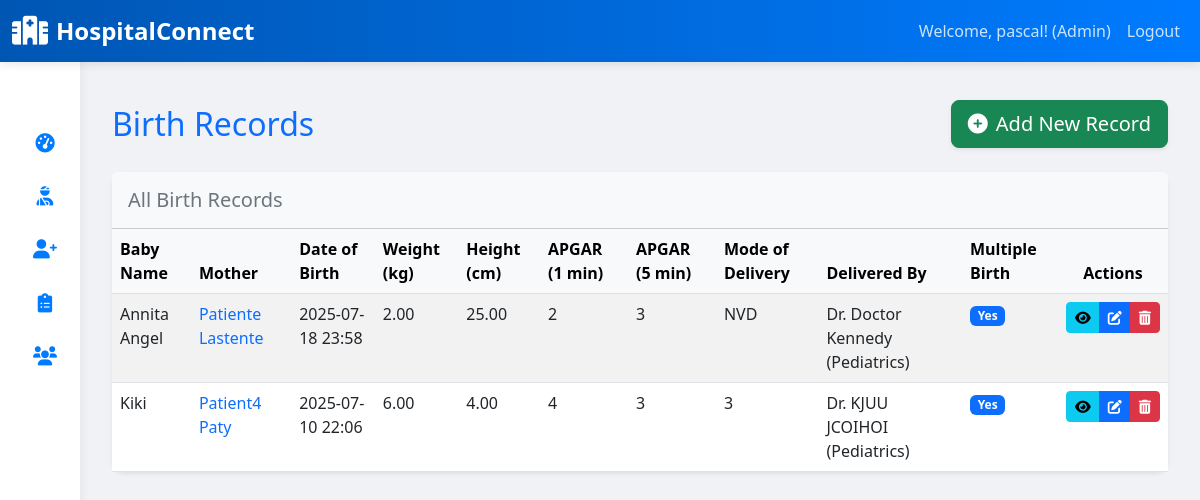
Page /birth-records/ (signed in) on the earlier database version.
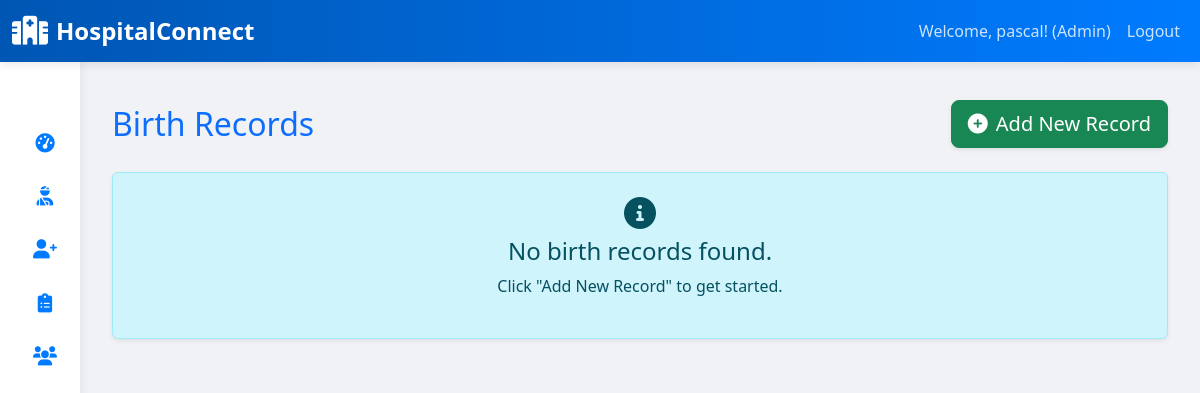
Same page on the later database version.
### clinical_app/models.py (models this page shows, shortened)
class BirthRecord(models.Model):
    patient = models.ForeignKey(Patient, on_delete=models.CASCADE, related_name='birth_records', help_text="Link to the mother's patient record")
    baby_name = models.CharField(max_length=100, blank=True, null=True)
    date_of_birth = models.DateTimeField()
    gender = models.CharField(max_length=10, choices=User.gender_choices)
    weight_kg = models.DecimalField(max_digits=5, decimal_places=2)
    height_cm = models.DecimalField(max_digits=5, decimal_places=2, blank=True, null=True)
    apgar_score_1min = models.IntegerField(null=True, blank=True)
    apgar_score_5min = models.IntegerField(null=True, blank=True)
    mode_of_delivery = models.CharField(max_length=50, blank=True, null=True)
    delivered_by = models.ForeignKey(Doctor, on_delete=models.SET_NULL, null=True, blank=True, related_name='deliveries')
    delivery_notes = models.TextField(blank=True, null=True)
    is_multiple_birth = models.BooleanField(default=False)

class Patient(models.Model):
    user = models.OneToOneField(User, on_delete=models.CASCADE, primary_key=True, limit_choices_to={'user_type': 'patient'})
    patient_id = models.CharField(max_length=20, unique=True, editable=False) # Auto-generated patient ID
    blood_group_choices = (
        ('A+', 'A+'), ('A-', 'A-'),
        ('B+', 'B+'), ('B-', 'B-'),
        ('AB+', 'AB+'), ('AB-', 'AB-'),
        ('O+', 'O+'), ('O-', 'O-'),
    )
    blood_group = models.CharField(max_length=5, choices=blood_group_choices, blank=True, null=True)
    emergency_contact_name = models.CharField(max_length=100)
    emergency_contact_phone = models.CharField(max_length=20)
    allergies = models.TextField(blank=True, null=True, help_text="List known allergies (e.g., medications, food)")
    pre_existing_conditions = models.TextField(blank=True, null=True, help_text="List any chronic conditions")
    registration_date = models.DateTimeField(auto_now_add=True)

class User(AbstractUser):
    USER_TYPE_CHOICES = (
        ('admin', 'Administrator'),
        ('doctor', 'Doctor'),
        ('nurse', 'Nurse'),
        ('pharmacist', 'Pharmacist'),
        ('lab_tech', 'Lab Technician'),
        ('radiologist', 'Radiologist'),
        ('patient', 'Patient'),
        ('receptionist', 'Receptionist'),
        ('procurement_officer', 'Procurement Officer'),
    )
    user_type = models.CharField(max_length=20, choices=USER_TYPE_CHOICES, default='patient')
    phone_number = models.CharField(max_length=20, blank=True, null=True)
    address = models.TextField(blank=True, null=True)
    date_of_birth = models.DateField(blank=True, null=True)
    gender_choices = (
        ('male', 'Male'),
        ('female', 'Female'),
    )
    gender = models.CharField(max_length=10, choices=gender_choices, blank=True, null=True)
    groups = models.ManyToManyField(
        'auth.Group',
        verbose_name=('groups'),
        blank=True,
        help_text=(
            'The groups this user belongs to. A user will get all permissions '
            'granted to each of their groups.'
        ),
        related_name="clinical_app_user_set", # Changed this line
        related_query_name="clinical_app_user",
    )
    user_permissions = models.ManyToManyField(
        'auth.Permission',
        verbose_name=('user permissions'),
        blank=True,
        help_text=('Specific permissions for this user.'),
        related_name="clinical_app_user_permissions_set", # Changed this line
        related_query_name="clinical_app_user",
    )

class Doctor(models.Model):
    user = models.OneToOneField(User, on_delete=models.CASCADE, primary_key=True, limit_choices_to={'user_type': 'doctor'})
    specialization = models.CharField(max_length=100)
    medical_license_number = models.CharField(max_length=50, unique=True)
    department = models.ForeignKey('Department', on_delete=models.SET_NULL, null=True, blank=True)
    years_of_experience = models.IntegerField(default=0, null=True, blank=True, help_text="Years of experience as a doctor.")
    def __str__(self):
        return f"Dr. {self.user.first_name} {self.user.last_name} ({self.specialization})"

### clinical_app/views.py (the view)
# urls.py: path('birth-records/', views.BirthRecordsListView.as_view(), name='birth_records_list'),
class BirthRecordsListView(LoginRequiredMixin, UserPassesTestMixin, ListView):
    model = BirthRecord
    template_name = 'clinical_app/birth_records.html'
    context_object_name = 'records'
    paginate_by = 20
    ordering = ['-date_of_birth']
    def test_func(self):
        return self.request.user.is_authenticated and \
               self.request.user.user_type in ['admin', 'receptionist', 'nurse']
    def get_context_data(self, **kwargs):
        context = super().get_context_data(**kwargs)
        context['title'] = 'Birth Records'
        return context

### clinical_app/templates/clinical_app/birth_records.html (shortened to what the changed rows need)
{% extends 'clinical_app/base.html' %}
{% block content %}
    <div class="container mt-4">
        <div class="d-flex justify-content-between align-items-center mb-4">
            <h2 class="mb-0 text-primary">{{ title }}</h2>
        </div>
        {% if records %}
            <div class="card shadow-sm mb-4">
                <div class="card-header bg-light py-3">
                    <h5 class="mb-0 text-secondary">All Birth Records</h5>
                </div>
                <div class="card-body p-0">
                    <div class="table-responsive">
                        <table class="table table-striped table-hover mb-0">
                            <thead class="table-light">
                                <tr>
                                    <th>Baby Name</th>
                                    <th>Mother</th>
                                    <th>Date of Birth</th>
                                    <th>Weight (kg)</th>
                                    <th>Height (cm)</th>
                                    <th>APGAR (1 min)</th>
                                    <th>APGAR (5 min)</th>
                                    <th>Mode of Delivery</th>
                                    <th>Delivered By</th>
                                    <th>Multiple Birth</th>
                                    <th class="text-center">Actions</th>
                                </tr>
                            </thead>
                            <tbody>
                                {% for record in records %}
                                    <tr>
                                        <td>{{ record.baby_name|default:"N/A" }}</td>
                                        <td>
                                            <a href="{% url 'patient_detail' record.patient.pk %}" class="text-decoration-none">
                                                {{ record.patient.user.get_full_name }}
                                            </a>
                                        </td>
                                        <td>{{ record.date_of_birth|date:"Y-m-d H:i" }}</td>
                                        <td>{{ record.weight_kg }}</td>
                                        <td>{{ record.height_cm|default:"N/A" }}</td>
                                        <td>{{ record.apgar_score_1min|default:"N/A" }}</td>
                                        <td>{{ record.apgar_score_5min|default:"N/A" }}</td>
                                        <td>{{ record.mode_of_delivery|default:"N/A" }}</td>
                                        <td>{{ record.delivered_by|default:"N/A" }}</td>
                                        <td>{% if record.is_multiple_birth %}<span class="badge bg-primary">Yes</span>{% else %}<span class="badge bg-secondary">No</span>{% endif %}</td>
                                        <td class="text-center">
                                            <div class="btn-group" role="group" aria-label="Birth Record Actions">
                                                <a href="{% url 'birth_record_detail' record.pk %}" class="btn btn-sm btn-info" data-bs-toggle="tooltip" data-bs-placement="top" title="View Details">
                                                    <i class="fas fa-eye"></i>
                                                </a>
                                                <a href="{% url 'birth_record_update' record.pk %}" class="btn btn-sm btn-primary" data-bs-toggle="tooltip" data-bs-placement="top" title="Edit Record">
                                                    <i class="fas fa-edit"></i>
                                                </a>
                                                <a href="{% url 'birth_record_delete' record.pk %}" class="btn btn-sm btn-danger" data-bs-toggle="tooltip" data-bs-placement="top" title="Delete Record">
                                                    <i class="fas fa-trash-alt"></i>
                                                </a>
                                            </div>
                                        </td>
                                    </tr>
                                {% endfor %}
                            </tbody>
                        </table>
                    </div>
                </div>
            </div>
        {% else %}
            <div class="alert alert-info text-center py-4 shadow-sm" role="alert">
                <i class="fas fa-info-circle fa-2x mb-2"></i>
                <h4>No birth records found.</h4>
                <p>Click "Add New Record" to get started.</p>
            </div>
        {% endif %}
    </div>
{% endblock %}

Differences in the rows shown:
removed BirthRecord: baby_name "Annita Angel", patient.user.get_full_name "Patiente Lastente", date_of_birth "2025-07-18 23:58", weight_kg "2.00", height_cm "25.00", apgar_score_1min "2", apgar_score_5min "3", mode_of_delivery "NVD", delivered_by "Dr. Doctor Kennedy (Pediatrics)", is_multiple_birth "Yes"
removed BirthRecord: baby_name "Kiki", patient.user.get_full_name "Patient4 Paty", date_of_birth "2025-07-10 22:06", weight_kg "6.00", height_cm "4.00", apgar_score_1min "4", apgar_score_5min "3", mode_of_delivery "3", delivered_by "Dr. KJUU JCOIHOI (Pediatrics)", is_multiple_birth "Yes"
Other differences:
text no longer shown: "All Birth Records Baby Name Mother Date of Birth Weight (kg) Height (cm) APGAR (1 min) APGAR (5 min) Mode of Delivery Delivered By Multiple Birth Actions"
text now shown: "No birth records found. Click \"Add New Record\" to get started."
